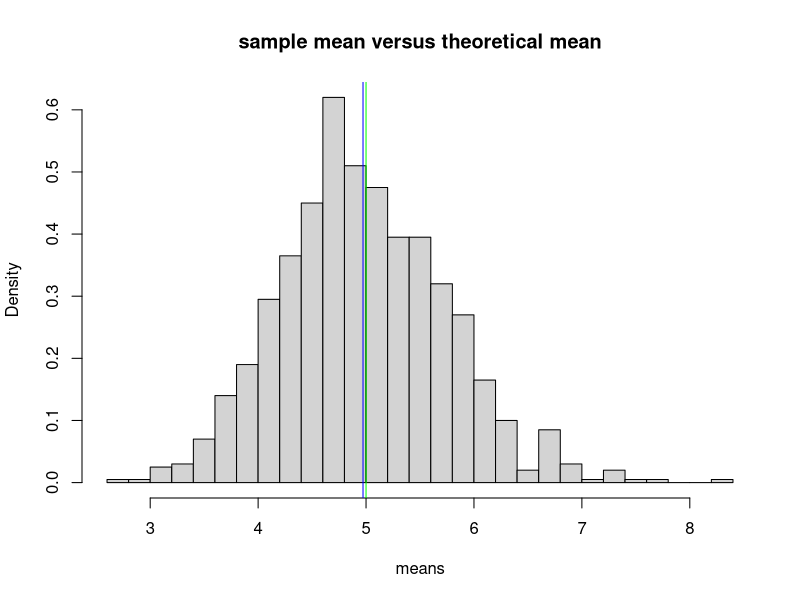

R code for this plot:
## ---- chunk 1
knitr::opts_chunk$set(echo = TRUE)
## ---- chunk 2
set.seed(12345)
n <- 40 
lambda = .2
sim <- 1000
simmean <- NULL 
for(i in 1:sim) {
  simmean <- c(simmean, mean(rexp(n, lambda)))
}
mean(simmean) ##the simulation mean
theomean <- mean(1/lambda) ##the theoretical mean
theomean
## ---- chunk 3
hist(simmean,breaks = n, prob = TRUE, xlab = "means", main = "sample mean versus theoretical mean")
abline(v = theomean, pch =30, col = "green")
abline(v = mean(simmean), pch = 30, col = "blue")
## ---- chunk 4
var(simmean) ##samplevariance
(lambda * sqrt(n))^-2 ##theoretical variance 
